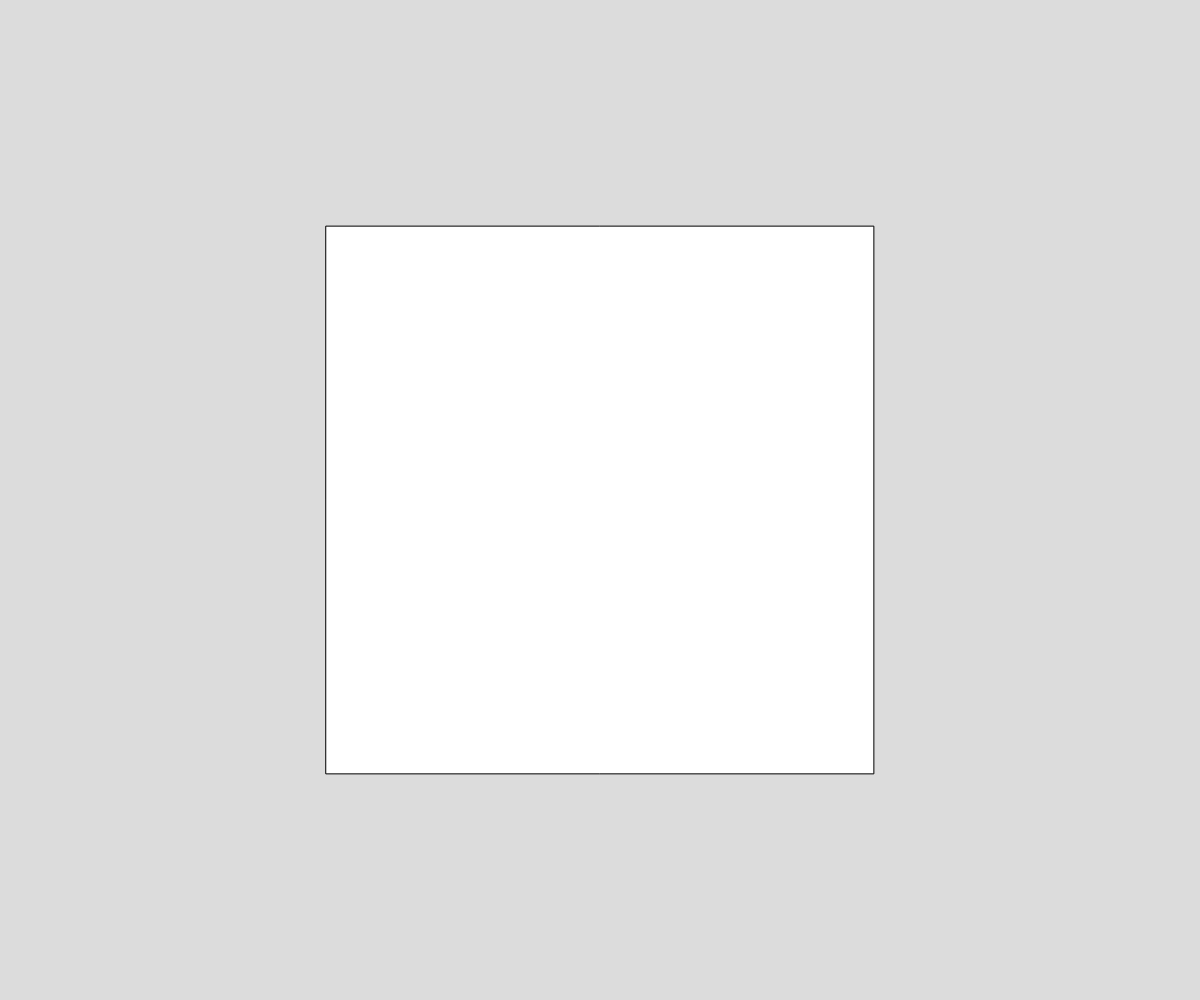
Frame 1 (no input)
Frame 60 (no input): identical to frame 1, image omitted
Frame 120 (the mouse pressed at the canvas centre since frame 60): identical to frame 1, image omitted

The p5.js sketch that drew this single still picture (run headless with seeded random() and noise() and a simulated clock; from frame 60 on, the mouse is pressed at the canvas centre):

// p5.js sketch
// ── sketch.js
function setup() {
  createCanvas(windowWidth, windowHeight);
  imageMode(CENTER)
  textAlign(CENTER)
  rectMode(CENTER)
}

function lineUp(){
  width = windowWidth
  height = windowHeight
}

function windowResized(){
  lineUp()
}

function draw() {
  background(220);
  
  square(width/2, height/2, sqrt(width*height)/2)

}
